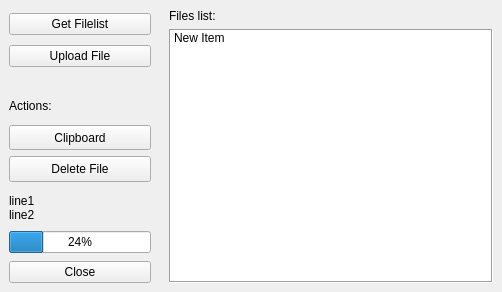
<?xml version="1.0" encoding="UTF-8"?>
<ui version="4.0">
 <class>yandexnarodManageClass</class>
 <widget class="QWidget" name="yandexnarodManageClass">
  <property name="geometry">
   <rect>
    <x>0</x>
    <y>0</y>
    <width>502</width>
    <height>292</height>
   </rect>
  </property>
  <property name="minimumSize">
   <size>
    <width>502</width>
    <height>284</height>
   </size>
  </property>
  <property name="windowTitle">
   <string>Form</string>
  </property>
  <layout class="QHBoxLayout" name="horizontalLayout">
   <property name="spacing">
    <number>0</number>
   </property>
   <property name="sizeConstraint">
    <enum>QLayout::SetNoConstraint</enum>
   </property>
   <property name="margin">
    <number>0</number>
   </property>
   <item>
    <widget class="QFrame" name="frame">
     <property name="maximumSize">
      <size>
       <width>160</width>
       <height>16777215</height>
      </size>
     </property>
     <property name="frameShape">
      <enum>QFrame::NoFrame</enum>
     </property>
     <property name="frameShadow">
      <enum>QFrame::Raised</enum>
     </property>
     <property name="lineWidth">
      <number>0</number>
     </property>
     <layout class="QVBoxLayout" name="verticalLayout_3">
      <property name="margin">
       <number>0</number>
      </property>
      <item>
       <widget class="QFrame" name="frame_2">
        <property name="minimumSize">
         <size>
          <width>160</width>
          <height>81</height>
         </size>
        </property>
        <property name="frameShape">
         <enum>QFrame::NoFrame</enum>
        </property>
        <property name="frameShadow">
         <enum>QFrame::Raised</enum>
        </property>
        <layout class="QVBoxLayout" name="verticalLayout_2">
         <item>
          <widget class="QPushButton" name="btnReload">
           <property name="text">
            <string>Get Filelist</string>
           </property>
           <property name="icon">
            <iconset resource="../yandexnarod.qrc">
             <normaloff>:/icons/reload.png</normaloff>:/icons/reload.png</iconset>
           </property>
          </widget>
         </item>
         <item>
          <widget class="QPushButton" name="btnUpload">
           <property name="text">
            <string>Upload File</string>
           </property>
           <property name="icon">
            <iconset resource="../yandexnarod.qrc">
             <normaloff>:/icons/upload.png</normaloff>:/icons/upload.png</iconset>
           </property>
          </widget>
         </item>
        </layout>
       </widget>
      </item>
      <item>
       <widget class="QFrame" name="frameFileActions">
        <property name="minimumSize">
         <size>
          <width>0</width>
          <height>98</height>
         </size>
        </property>
        <property name="maximumSize">
         <size>
          <width>16777215</width>
          <height>100</height>
         </size>
        </property>
        <property name="frameShape">
         <enum>QFrame::NoFrame</enum>
        </property>
        <property name="frameShadow">
         <enum>QFrame::Plain</enum>
        </property>
        <property name="lineWidth">
         <number>0</number>
        </property>
        <layout class="QVBoxLayout" name="verticalLayout_4">
         <property name="sizeConstraint">
          <enum>QLayout::SetNoConstraint</enum>
         </property>
         <property name="bottomMargin">
          <number>0</number>
         </property>
         <item>
          <widget class="QLabel" name="label">
           <property name="text">
            <string>Actions:</string>
           </property>
          </widget>
         </item>
         <item>
          <widget class="QPushButton" name="btnClipboard">
           <property name="maximumSize">
            <size>
             <width>200</width>
             <height>50</height>
            </size>
           </property>
           <property name="text">
            <string>Clipboard</string>
           </property>
           <property name="icon">
            <iconset resource="../yandexnarod.qrc">
             <normaloff>:/icons/clipboard.png</normaloff>:/icons/clipboard.png</iconset>
           </property>
           <property name="flat">
            <bool>false</bool>
           </property>
          </widget>
         </item>
         <item>
          <widget class="QPushButton" name="btnDelete">
           <property name="maximumSize">
            <size>
             <width>200</width>
             <height>27</height>
            </size>
           </property>
           <property name="text">
            <string>Delete File</string>
           </property>
           <property name="icon">
            <iconset resource="../../weather/weather.qrc">
             <normaloff>:/icons/delete.png</normaloff>:/icons/delete.png</iconset>
           </property>
          </widget>
         </item>
        </layout>
       </widget>
      </item>
      <item>
       <spacer name="verticalSpacer">
        <property name="orientation">
         <enum>Qt::Vertical</enum>
        </property>
        <property name="sizeHint" stdset="0">
         <size>
          <width>20</width>
          <height>5</height>
         </size>
        </property>
       </spacer>
      </item>
      <item>
       <widget class="QFrame" name="frameProgress">
        <property name="minimumSize">
         <size>
          <width>0</width>
          <height>80</height>
         </size>
        </property>
        <property name="maximumSize">
         <size>
          <width>16777215</width>
          <height>50</height>
         </size>
        </property>
        <property name="frameShape">
         <enum>QFrame::NoFrame</enum>
        </property>
        <property name="frameShadow">
         <enum>QFrame::Plain</enum>
        </property>
        <property name="lineWidth">
         <number>0</number>
        </property>
        <layout class="QVBoxLayout" name="verticalLayout">
         <item>
          <widget class="QLabel" name="labelStatus">
           <property name="text">
            <string notr="true">line1
line2</string>
           </property>
           <property name="wordWrap">
            <bool>true</bool>
           </property>
          </widget>
         </item>
         <item>
          <widget class="QProgressBar" name="progressBar">
           <property name="value">
            <number>24</number>
           </property>
          </widget>
         </item>
        </layout>
       </widget>
      </item>
      <item>
       <widget class="QFrame" name="frame_4">
        <property name="minimumSize">
         <size>
          <width>160</width>
          <height>40</height>
         </size>
        </property>
        <property name="frameShape">
         <enum>QFrame::NoFrame</enum>
        </property>
        <property name="frameShadow">
         <enum>QFrame::Raised</enum>
        </property>
        <layout class="QVBoxLayout" name="verticalLayout_6">
         <property name="topMargin">
          <number>0</number>
         </property>
         <property name="bottomMargin">
          <number>0</number>
         </property>
         <item>
          <widget class="QPushButton" name="btnExit">
           <property name="text">
            <string>Close</string>
           </property>
           <property name="icon">
            <iconset resource="../yandexnarod.qrc">
             <normaloff>:/icons/close.png</normaloff>:/icons/close.png</iconset>
           </property>
          </widget>
         </item>
        </layout>
       </widget>
      </item>
     </layout>
    </widget>
   </item>
   <item>
    <widget class="QFrame" name="frame_3">
     <property name="minimumSize">
      <size>
       <width>331</width>
       <height>0</height>
      </size>
     </property>
     <property name="frameShape">
      <enum>QFrame::NoFrame</enum>
     </property>
     <property name="frameShadow">
      <enum>QFrame::Raised</enum>
     </property>
     <layout class="QVBoxLayout" name="verticalLayout_5">
      <property name="leftMargin">
       <number>9</number>
      </property>
      <item>
       <widget class="QLabel" name="label_2">
        <property name="text">
         <string>Files list:</string>
        </property>
       </widget>
      </item>
      <item>
       <widget class="QListWidget" name="listWidget">
        <property name="locale">
         <locale language="Russian" country="RussianFederation"/>
        </property>
        <property name="frameShape">
         <enum>QFrame::Box</enum>
        </property>
        <property name="selectionMode">
         <enum>QAbstractItemView::ExtendedSelection</enum>
        </property>
        <item>
         <property name="text">
          <string>New Item</string>
         </property>
        </item>
       </widget>
      </item>
     </layout>
    </widget>
   </item>
  </layout>
 </widget>
 <resources>
  <include location="../../weather/weather.qrc"/>
  <include location="../yandexnarod.qrc"/>
 </resources>
 <connections>
  <connection>
   <sender>btnExit</sender>
   <signal>clicked()</signal>
   <receiver>yandexnarodManageClass</receiver>
   <slot>close()</slot>
   <hints>
    <hint type="sourcelabel">
     <x>79</x>
     <y>458</y>
    </hint>
    <hint type="destinationlabel">
     <x>321</x>
     <y>241</y>
    </hint>
   </hints>
  </connection>
 </connections>
</ui>
